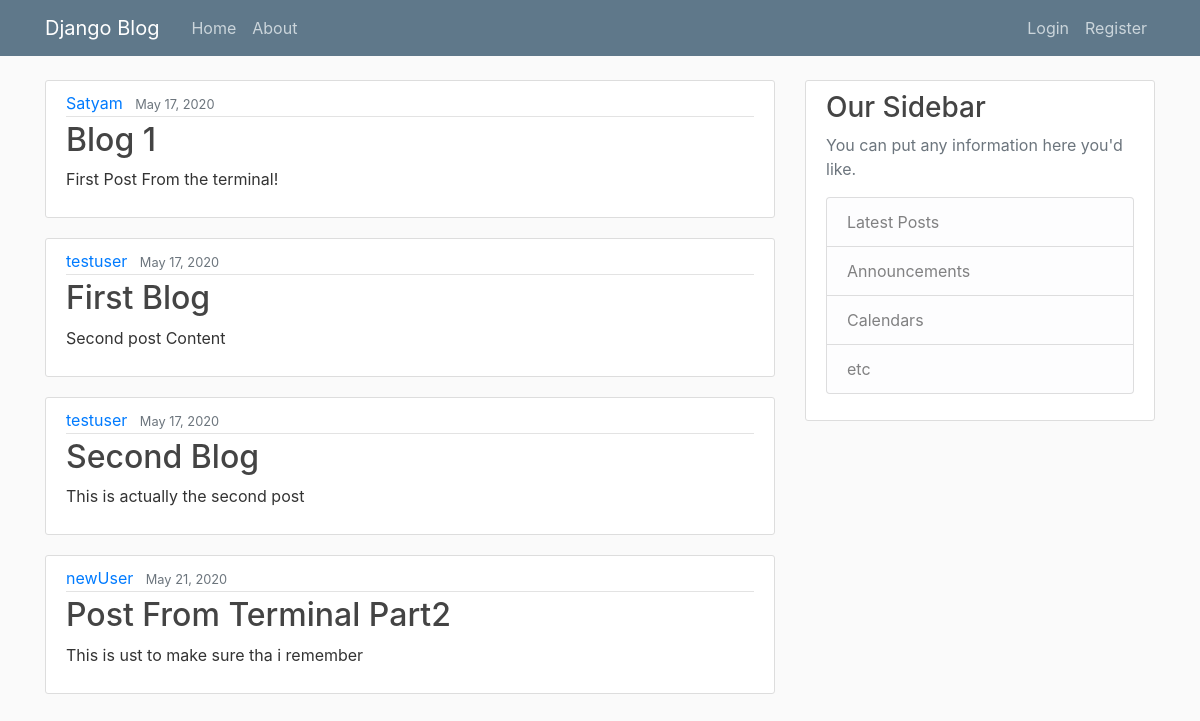
/blog/, run on an earlier commit of the app's database.
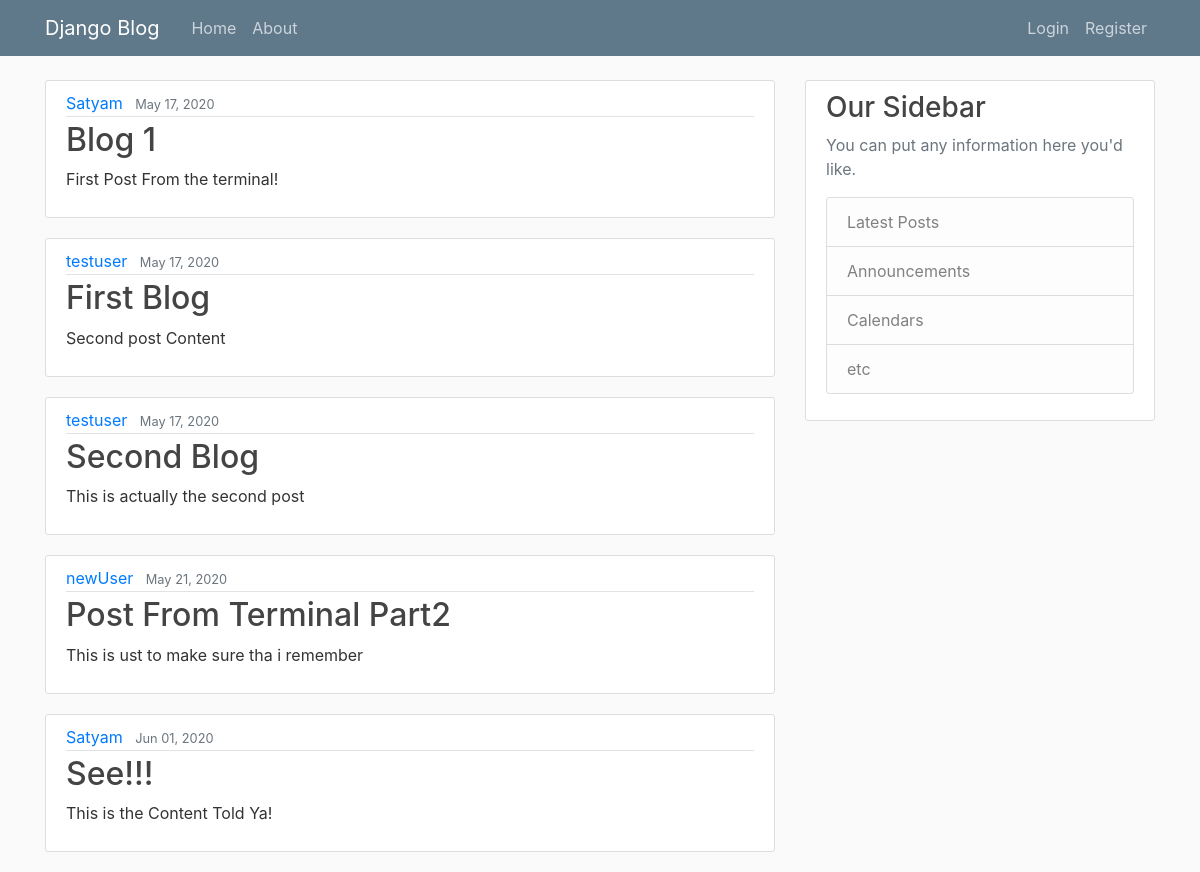
And on a later commit of the database.
### blog/models.py (models this page shows, shortened)
class Post(models.Model):                                       # we have an implicit PK "id "
    title = models.CharField(max_length=100)                    #title is a characterfield of maxlength 100
    content = models.TextField()                                #content is Text Field Who's size is unlimited (almost)
    date_posted = models.DateTimeField(default = timezone.now)  #date_posted is a DateTimeField with current datetime as the default value
    author =  models.ForeignKey(User,on_delete=models.CASCADE)  # author is a FK Mapped to (referencing) User When author(USer) is deleted this model is dropped (Deleted)

### blog/views.py (the view)
# urls.py: path('', views.home,name = 'blog-home'),  #/ is handled by home() in views module
def home(request):
    context = {"posts":Post.objects.all()}
    return render(request,"blog/home.html",context)  #this will pass the context to the template and all it's content will be acessible in the template

### blog/templates/blog/home.html
{% extends "blog/base.html" %}
{% block content %}
    {% for post in posts %}
        <article class="media content-section">
            <div class="media-body">
                <div class="article-metadata">
                    <a class="mr-2" href="#">{{ post.author }}</a>
                    <small class="text-muted">{{ post.date_posted|date:"M d, Y" }}</small>
                </div>
                <h2><a class="article-title" href="#">{{ post.title }}</a></h2>
                <p class="article-content">{{ post.content }}</p>
            </div>
        </article>
    {% endfor %}
{% endblock content %}

### blog/templates/blog/base.html (shortened to what this page needs)
{% load static %}
<!doctype html>
<html lang="en">
<head>
    <link rel="stylesheet" href="https://stackpath.bootstrapcdn.com/bootstrap/4.3.1/css/bootstrap.min.css"
>
    <link rel="stylesheet" type="text/css" href="{% static 'blog/main.css' %}">
</head>
<body>
    <header class="site-header">
        <nav class="navbar navbar-expand-md navbar-dark bg-steel fixed-top">
            <div class="container">
                <a class="navbar-brand mr-4" href="/">Django Blog</a>
                <div class="collapse navbar-collapse" id="navbarToggle">
                    <div class="navbar-nav mr-auto">
                        <a class="nav-item nav-link" href="{% url 'blog-home' %}">Home</a>
                        <a class="nav-item nav-link" href="{% url 'blog-about' %}">About</a>
                    </div>
                    <div class="navbar-nav">
                        {% if user.is_authenticated %}
                        <a class="nav-item nav-link" href="{% url 'logout' %}">Logout</a>
                        <a class="nav-item nav-link" href="{% url 'profile' %}">Profile</a>
                        {% else %}
                        <a class="nav-item nav-link" href="{% url 'login' %}">Login</a>
                        <a class="nav-item nav-link" href="{% url 'register' %}">Register</a>
                        {% endif %}
                    </div>
                </div>
            </div>
        </nav>
    </header>
    <main role="main" class="container">
        <div class="row">
            <div class="col-md-8">
                {% block content %}{% endblock %}
            </div>
            <div class="col-md-4">
                <div class="content-section">
                    <h3>Our Sidebar</h3>
                    <p class='text-muted'>You can put any information here you'd like.
                    <ul class="list-group">
                        <li class="list-group-item list-group-item-light">Latest Posts</li>
                        <li class="list-group-item list-group-item-light">Announcements</li>
                        <li class="list-group-item list-group-item-light">Calendars</li>
                        <li class="list-group-item list-group-item-light">etc</li>
                    </ul>
                    </p>
                </div>
            </div>
        </div>
    </main>
</body>
</html>

### blog/static/blog/main.css (style rules this page uses)
body { background: #fafafa; color: #333333; margin-top: 5rem; }
h1, h2, h3, h4, h5, h6 { color: #444444; }
ul { margin: 0; }
.bg-steel { background-color: #5f788a; }
.site-header .navbar-nav .nav-link { color: #cbd5db; }
.content-section { background: #ffffff; padding: 10px 20px; border: 1px solid #dddddd; border-radius: 3px; margin-bottom: 20px; }
.article-title { color: #444444; }
.article-content { white-space: pre-line; }
.article-metadata { padding-bottom: 1px; margin-bottom: 4px; border-bottom: 1px solid #e3e3e3 }

What changed in the data, as far as the page shows it:
added Post: author "Satyam", date_posted "Jun 01, 2020", title "See!!!", content "This is the Content Told Ya!"
